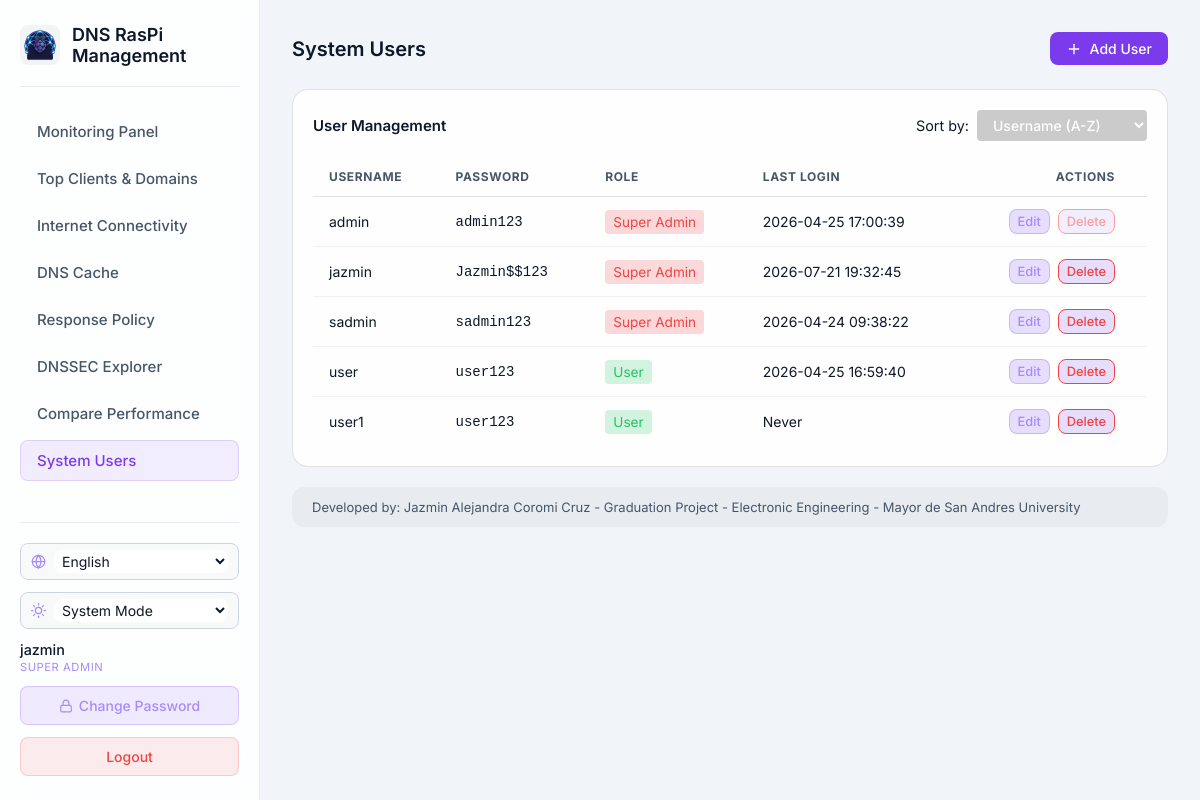
/system-users (signed in), run on an earlier commit of the app's database.
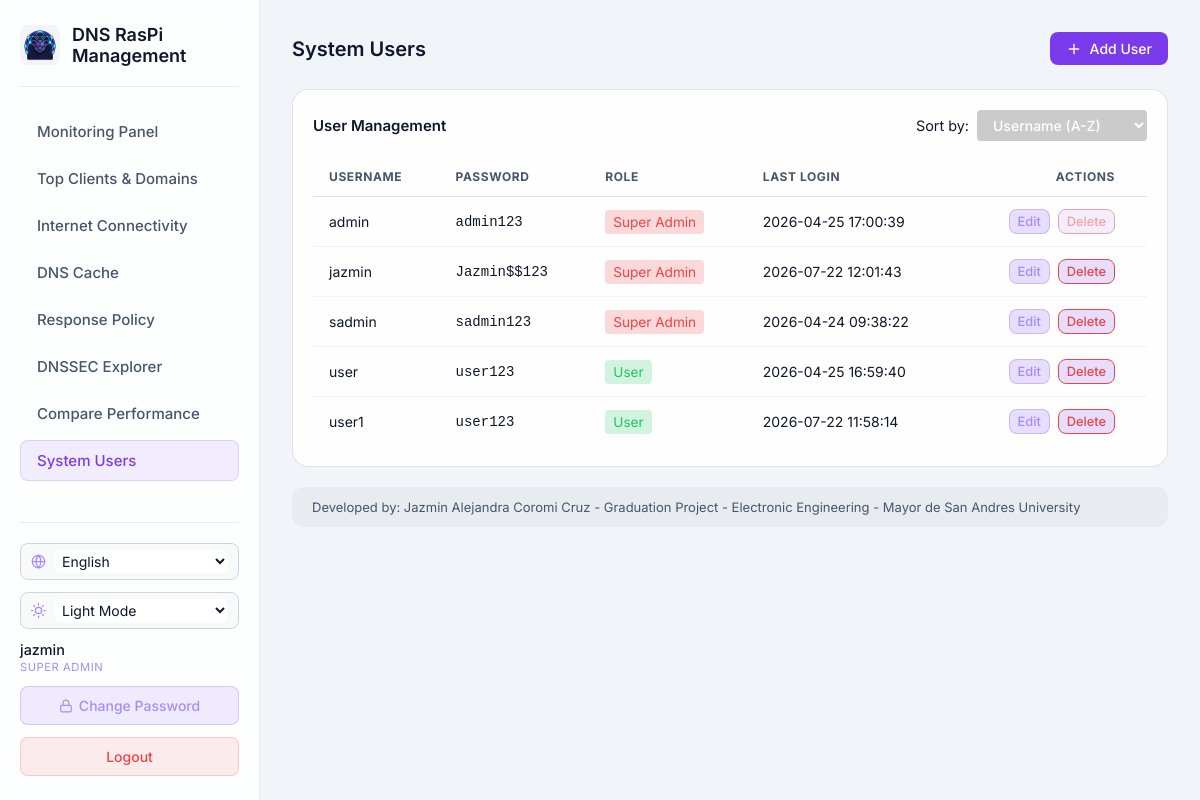
And on a later commit of the database.
### tables this page shows
CREATE TABLE users (
                    id TEXT PRIMARY KEY,
                    username TEXT UNIQUE NOT NULL,
                    password_hash TEXT NOT NULL,
                    is_active BOOLEAN NOT NULL DEFAULT 1
                , role TEXT NOT NULL DEFAULT 'user', last_login TEXT, language TEXT NOT NULL DEFAULT 'en', theme TEXT NOT NULL DEFAULT 'system');

### src/presentation/dashboard_routes.py (the view)
@dashboard_bp.route('/system-users')
@admin_required
def system_users():
    users = user_repo.get_all()
    return render_template('system_users.html', users=users)

### src/infrastructure/sqlite_repository.py (called while the page is built)
    def _get_connection(self):
        conn = sqlite3.connect(self.db_path)
        conn.row_factory = sqlite3.Row
        return conn

    @staticmethod
    def _row_to_user(row) -> User:
        keys = row.keys()
        return User(
            id=row['id'],
            username=row['username'],
            password_hash=row['password_hash'],
            is_active=bool(row['is_active']),
            role=row['role'],
            last_login=row['last_login'],
            language=row['language'] if 'language' in keys and row['language'] else 'en',
            theme=row['theme'] if 'theme' in keys and row['theme'] else 'system',
        )

    def get_all(self) -> list[User]:
        users = []
        with self._get_connection() as conn:
            cursor = conn.cursor()
            cursor.execute('SELECT * FROM users')
            for row in cursor.fetchall():
                users.append(self._row_to_user(row))
        return users

### src/presentation/dashboard_routes.py (called while the page is built)
def admin_required(f):
    from functools import wraps
    @wraps(f)
    def decorated_function(*args, **kwargs):
        if session.get('role') not in ('admin', 'sadmin'):
            return redirect(url_for('dashboard.dashboard'))
        return f(*args, **kwargs)
    return decorated_function

### templates/system_users.html (shortened to what this page needs)
<!DOCTYPE html>
<html lang="en">
<head>
    <link rel="stylesheet" href="{{ url_for('static', filename='css/style.css') }}">
    <link rel="stylesheet" href="{{ url_for('static', filename='css/dashboard.css') }}">
</head>
<body class="dashboard-body">
    <nav class="navbar">
        <div class="nav-brand">
            <img src="{{ url_for('static', filename='img/DNSRaspiManagementLogo512x512.png') }}" alt="Logo"
                class="nav-logo">
            <h2>DNS RasPi Management</h2>
        </div>
        <div class="nav-links">
            <a href="{{ url_for('dashboard.dashboard') }}"
                class="nav-link {% if request.endpoint == 'dashboard.dashboard' %}active{% endif %}">Monitoring
                Panel</a>
            <a href="{{ url_for('dashboard.top_talkers') }}"
                class="nav-link {% if request.endpoint == 'dashboard.top_talkers' %}active{% endif %}">Top Clients &
                Domains</a>
            <a href="{{ url_for('dashboard.check_internet') }}"
                class="nav-link {% if request.endpoint == 'dashboard.check_internet' %}active{% endif %}">Internet
                Connectivity</a>
            {% if session.get('role') in ['admin', 'sadmin'] %}
            <a href="{{ url_for('dashboard.dns_cache') }}"
                class="nav-link {% if request.endpoint == 'dashboard.dns_cache' %}active{% endif %}">DNS Cache</a>
            <a href="{{ url_for('dashboard.response_policy') }}"
                class="nav-link {% if request.endpoint == 'dashboard.response_policy' %}active{% endif %}">Response
                Policy</a>
            {% endif %}
            <a href="{{ url_for('dashboard.dnssec') }}"
                class="nav-link {% if request.endpoint == 'dashboard.dnssec' %}active{% endif %}">DNSSEC Explorer</a>
            <a href="{{ url_for('dashboard.compare_performance') }}"
                class="nav-link {% if request.endpoint == 'dashboard.compare_performance' %}active{% endif %}">Compare
                Performance</a>
            {% if session.get('role') in ['admin', 'sadmin'] %}
            <a href="{{ url_for('dashboard.system_users') }}"
                class="nav-link {% if request.endpoint == 'dashboard.system_users' %}active{% endif %}">System Users</a>
            {% endif %}
        </div>
        <div class="nav-actions">
            <div class="lang-switch">
                <select id="langSelect" class="lang-select" aria-label="Language">
                    <option value="en">English</option>
                </select>
            </div>
            <div class="theme-switch">
                <select id="themeSelect" class="lang-select theme-select" aria-label="Theme">
                    <option value="system">System Mode</option>
                    <option value="light">Light Mode</option>
                </select>
            </div>
            <div class="user-info">
                <div class="user-info-name">{{ session.get('username', 'Unknown') }}</div>
                <div class="user-info-role">
                    {% if session.get('role') == 'sadmin' %}Super Admin
                    {% elif session.get('role') == 'admin' %}Admin
                    {% else %}User{% endif %}
                </div>
            </div>
            <button class="btn-change-password" id="btnChangePassword" onclick="openChangePasswordModal()">
                <svg xmlns="http://www.w3.org/2000/svg" width="14" height="14" viewBox="0 0 24 24" fill="none"
                    stroke="currentColor" stroke-width="2" stroke-linecap="round" stroke-linejoin="round">
                    <rect x="3" y="11" width="18" height="11" rx="2" ry="2"></rect>
                    <path d="M7 11V7a5 5 0 0 1 10 0v4"></path>
                </svg>
                Change Password
            </button>
            <a href="{{ url_for('auth.login') }}" class="btn-logout">Logout</a>
        </div>
    </nav>
    <main class="dashboard-container">
        <div class="section-title">
            <h3>System Users</h3>
            <div class="header-actions">
                <button id="btnAddUser" class="btn-control"
                    style="background-color: var(--primary-color); color: white; border: none;">
                    <svg xmlns="http://www.w3.org/2000/svg" width="16" height="16" viewBox="0 0 24 24" fill="none"
                        stroke="currentColor" stroke-width="2" stroke-linecap="round" stroke-linejoin="round">
                        <line x1="12" y1="5" x2="12" y2="19"></line>
                        <line x1="5" y1="12" x2="19" y2="12"></line>
                    </svg>
                    <span>Add User</span>
                </button>
            </div>
        </div>
        <div class="chart-card wide" style="margin-top: 24px;">
            <div style="display: flex; justify-content: space-between; align-items: center; margin-bottom: 16px;">
                <h4 style="margin: 0;">User Management</h4>
                <div style="display: flex; align-items: center; gap: 8px;">
                    <label for="sortUsers" style="color: var(--text-light); font-size: 0.9rem;">Sort by:</label>
                    <select id="sortUsers" class="btn-control"
                        style="background: rgba(0,0,0,0.2); border: 1px solid var(--border-color); color: white; padding: 6px 12px; border-radius: 4px; outline: none; appearance: auto;">
                        <option value="username" style="background-color: #1e293b;">Username (A-Z)</option>
                    </select>
                </div>
            </div>
            <div class="table-container">
                <table class="data-table" id="usersTable">
                    <thead>
                        <tr>
                            <th>Username</th>
                            {% if session.get('role') == 'sadmin' %}
                            <th>Password</th>
                            {% endif %}
                            <th>Role</th>
                            <th>Last Login</th>
                            <th style="text-align: right;">Actions</th>
                        </tr>
                    </thead>
                    <tbody>
                        {% for u in users %}
                        <tr data-username="{{ u.username }}"
                            data-role="{% if u.role == 'sadmin' %}1{% elif u.role == 'admin' %}2{% else %}3{% endif %}"
                            data-login="{{ u.last_login or '' }}">
                            <td>{{ u.username }}</td>
                            {% if session.get('role') == 'sadmin' %}
                            <td style="font-family: monospace; color: var(--text-muted);">{{ u.password_hash }}</td>
                            {% endif %}
                            <td>
                                {% if u.role == 'sadmin' %}
                                <span
                                    style="background: rgba(239, 68, 68, 0.2); color: #ef4444; padding: 4px 8px; border-radius: 4px; font-size: 0.85rem;">Super
                                    Admin</span>
                                {% elif u.role == 'admin' %}
                                <span
                                    style="background: rgba(139, 92, 246, 0.2); color: #8b5cf6; padding: 4px 8px; border-radius: 4px; font-size: 0.85rem;">Admin</span>
                                {% else %}
                                <span
                                    style="background: rgba(34, 197, 94, 0.2); color: #22c55e; padding: 4px 8px; border-radius: 4px; font-size: 0.85rem;">User</span>
                                {% endif %}
                            </td>
                            <td style="color: var(--text-muted);">{{ u.last_login or 'Never' }}</td>
                            <td style="text-align: right;">
                                <div class="action-btns" style="justify-content: flex-end;">
                                    {% set can_edit = true %}
                                    {% if session.get('role') == 'admin' %}
                                    {% if u.role == 'sadmin' %}
                                    {% set can_edit = false %}
                                    {% elif u.role == 'admin' and u.username != session.get('username') %}
                                    {% set can_edit = false %}
                                    {% endif %}
                                    {% endif %}
                                    <button class="btn-control btn-edit {% if not can_edit %}btn-muted{% endif %}"
                                        data-username="{{ u.username }}" data-role="{{ u.role }}"
                                        style="padding: 4px 8px; font-size: 0.8rem;" >Edit</button>
                                    <button
                                        class="btn-control btn-delete {% if not can_edit or u.username == 'admin' %}btn-muted{% endif %}"
                                        data-username="{{ u.username }}"
                                        style="padding: 4px 8px; font-size: 0.8rem; border-color: #ef4444; color: #ef4444;"
                                        {% if not can_edit or u.username=='admin' %}disabled{% endif %}>Delete</button>
                                </div>
                            </td>
                        </tr>
                        {% endfor %}
                    </tbody>
                </table>
            </div>
        </div>
        <div class="info-panel">
            <span>Developed by: Jazmin Alejandra Coromi Cruz - Graduation Project - Electronic Engineering - Mayor de San Andres University</span>
        </div>
    </main>
</body>
</html>

### static/css/style.css (style rules this page uses)
:root { --bg-color: #0f172a; --card-bg: rgba(30, 41, 59, 0.7); --card-border: rgba(255, 255, 255, 0.1); --primary-color: #8b5cf6; --primary-hover: #7c3aed; --secondary-color: #06b6d4; --text-primary: #f8fafc; --text-secondary: #94a3b8; --input-bg: rgba(15, 23, 42, 0.6); --input-border: rgba(255, 255, 255, 0.1); --input-focus: #8b5cf6; --error-bg: rgba(239, 68, 68, 0.1); --error-text: #fca5a5; --success-bg: rgba(34, 197, 94, 0.1); --success-text: #86efac; }
:root[data-theme="light"] { --bg-color: #f1f5f9; --card-bg: rgba(255, 255, 255, 0.9); --card-border: rgba(15, 23, 42, 0.12); --primary-color: #7c3aed; --primary-hover: #6d28d9; --secondary-color: #0891b2; --text-primary: #0f172a; --text-secondary: #475569; --input-bg: rgba(255, 255, 255, 0.9); --input-border: rgba(15, 23, 42, 0.15); --input-focus: #7c3aed; --error-bg: rgba(239, 68, 68, 0.1); --error-text: #b91c1c; --success-bg: rgba(34, 197, 94, 0.12); --success-text: #15803d; }
* { margin: 0; padding: 0; box-sizing: border-box; font-family: 'Inter', sans-serif; }
body { background-color: var(--bg-color); color: var(--text-primary); min-height: 100vh; display: flex; justify-content: center; align-items: center; position: relative; overflow: hidden; }
.lang-select { background: rgba(15, 23, 42, 0.6); border: 1px solid rgba(255, 255, 255, 0.1); color: var(--text-primary); padding: 6px 10px; border-radius: 8px; font-size: 14px; font-family: 'Inter', sans-serif; outline: none; cursor: pointer; }
.lang-select option { background: #0f172a; color: #f8fafc; }
:root[data-theme="light"] .lang-select { background: rgba(255, 255, 255, 0.9); border-color: rgba(15, 23, 42, 0.15); }
:root[data-theme="light"] .lang-select option { background: #ffffff; color: #0f172a; }

### templates/system_users.html (style rules this page uses)
.action-btns { display: flex; gap: 8px; }
.btn-muted { opacity: 0.5; cursor: not-allowed; }

What changed in the data, as far as the page shows it:
changed users "jazmin": last_login "2026-07-21 19:32:45" → "2026-07-22 12:01:43"
changed users "user1": last_login "Never" → "2026-07-22 11:58:14"
Also different on the page:
form field value: "System Mode" → "Light Mode"
